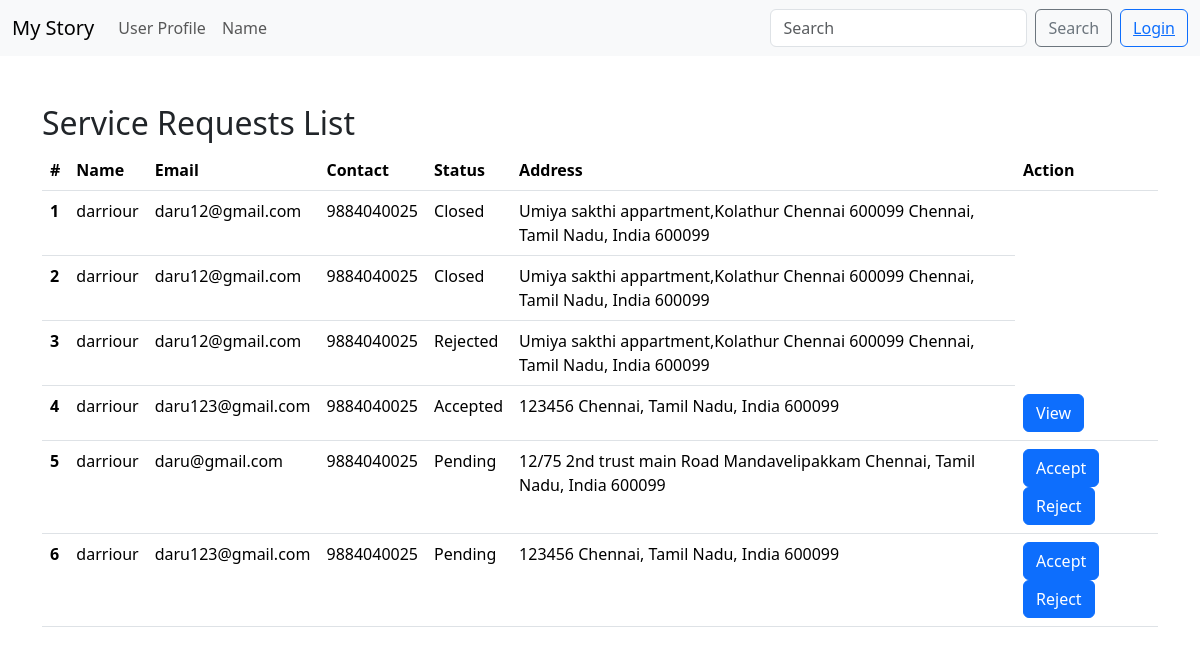
The page /show_requests (signed in) on the database its author committed.
### Main1.py (models this page shows, shortened)
class ServiceRequests(db.Model):
    id = db.Column(db.Integer, primary_key=True)
    customer_id = db.Column(db.Integer, db.ForeignKey('user.id'), nullable=False)
    professional_id = db.Column(db.Integer, db.ForeignKey('professional.id'), nullable=False)
    review_id = db.Column(db.Integer, db.ForeignKey('reviews.id'))
    description = db.Column(db.Text, nullable=False)
    status = db.Column(db.String(15), nullable=False, default='Pending')
    service_id = db.Column(db.Integer, db.ForeignKey('services.id'), nullable=False)
    closing_date = db.Column(db.DateTime)
    date_posted = db.Column(db.DateTime, nullable=False, default=func.now())

class User(UserMixin, db.Model):
    id = db.Column(db.Integer, primary_key=True)
    name = db.Column(db.String(40), nullable=False)
    password = db.Column(db.String(80), nullable=False)
    email = db.Column(db.String(20), nullable=False, unique=True)
    address = db.Column(db.Text, nullable=False)
    country = db.Column(db.String(20), nullable=False)
    state = db.Column(db.String(20), nullable=False)
    city = db.Column(db.String(20), nullable=False)
    pincode = db.Column(db.Integer, nullable=False)
    mobile = db.Column(db.String(15), nullable=False)
    role = db.Column(db.String(15), nullable=False)
    status = db.Column(db.String(15), nullable=False, default='Active')
    date_added = db.Column(db.DateTime, default=func.now())
    flagged_users = db.relationship('FlaggedUsers', backref='user', lazy=True,uselist=False, cascade="all, delete-orphan")
    professional = db.relationship('Professional', backref='user', lazy=True,uselist=False, cascade="all, delete-orphan")
    reviews = db.relationship('Reviews', backref='user', lazy=True, cascade="all, delete-orphan")
    service_requests = db.relationship('ServiceRequests', backref='user', lazy=True, cascade="all, delete-orphan")

### Main1.py (the view)
@app.route('/show_requests',methods=['GET','POST'])
def show_requests():
    if current_user.role=='Customer':
        return redirect(url_for('dashboard'))
    professional=Professional.query.filter_by(user_id=current_user.id).first()
    requests=ServiceRequests.query.filter_by(professional_id=professional.id).all()
    return render_template('show_servicerequests.html',requests=requests)

### Main1.py
class SearchForm(FlaskForm):
    searched=StringField("Searched",validators=[InputRequired()])
    search_type=StringField("Search Type",validators=[InputRequired()])
    submit=SubmitField("search")

### Main1.py (called while the page is built)
@login_manager.user_loader
def load_user(user_id):
    return User.query.get(int(user_id))

@app.context_processor
def base():
    form=SearchForm()
    return dict(form=form)  #dictonary

### templates/show_servicerequests.html (shortened to what this page needs)
{% extends 'base.html' %}
{% block content %}
<div>
    <div>
        <br><br>
            <h2>Service Requests List</h2>
            <table class="table">
                <thead>
                    <tr>
                        <th scope="col">#</th>
                        <th scope="col">Name</th>
                        <th scope="col">Email</th>
                        <th scope="col">Contact</th>
                        <th scope="col">Status</th>
                        <th scope="col">Address</th>
                        <th scope="col">Action</th>
                    </tr>
                </thead>
                <tbody>
                    {% for request in requests %}
                        <tr>
                            <th scope="row">{{ loop.index }}</th>
                            <td>{{ request.user.name }}</td>
                            <td>{{ request.user.email }}</td>
                            <td>{{ request.user.mobile }}</td>
                            <td>{{ request.status }}</td>
                            <td>{{ request.user.address }} {{request.user.city}} {{request.user.pincode}}</td>
                            {% if request.status == "Pending" %}
                            <td>
                                <a href="{{ url_for('accept_request', id=request.id) }}" class="btn btn-primary">Accept</a>
                                <a href="{{ url_for('reject_request', id=request.id) }}" class="btn btn-primary">Reject</a>
                            </td>
                            {% elif request.status == "Accepted" %}
                            <td>
                                <a href="{{ url_for('view_request', id=request.id) }}" class="btn btn-primary">View</a>
                            </td>
                            {% endif %}
                        </tr>
                    {% endfor %}
                </tbody>
            </table>
        </div>
</div>
{% endblock %}

### templates/base.html (shortened to what this page needs)
<!doctype html>
<html lang="en">
  <head>
    <link href="https://cdn.jsdelivr.net/npm/bootstrap@5.3.3/dist/css/bootstrap.min.css"
          rel="stylesheet"
>
    <link href="#" rel="stylesheet">
  </head>
  <body>
    {% include "navbar.html" %}
    <div class="container">
      {% block content %}
      {% endblock %}
    </div>
  </body>
</html>

### templates/navbar.html (shortened to what this page needs)
<nav class="navbar navbar-expand-lg bg-body-tertiary">
    <div class="container-fluid">
      <a class="navbar-brand" href="#">My Story</a>
      <div class="collapse navbar-collapse" id="navbarSupportedContent">
        <ul class="navbar-nav me-auto mb-2 mb-lg-0">
          <li class="nav-item">
            <a class="nav-link" href="#">User Profile</a>
          </li>
          <li class="nav-item">
            <a class="nav-link" href="#">Name</a>
          </li>
        </ul>
        <form class="d-flex" role="search">
          <input
            class="form-control me-2"
            type="search"
            placeholder="Search"
            aria-label="Search"
          />
          <button class="btn btn-outline-secondary me-2" type="submit">Search</button>
          <div>
          <button class="btn btn-outline-primary" type="submit" ><a  href="{{url_for('login')}}">Login</a></button>
          </div>
        </form>
      </div>
    </div>
  </nav>

### rows shown on the page
ServiceRequests: user.name "darriour", user.email "daru12@gmail.com", user.mobile "9884040025", status "Closed", user.address "Umiya sakthi appartment,Kolathur Chennai 600099", user.city "Chennai, Tamil Nadu, India", user.pincode "600099"
ServiceRequests: user.name "darriour", user.email "daru12@gmail.com", user.mobile "9884040025", status "Closed", user.address "Umiya sakthi appartment,Kolathur Chennai 600099", user.city "Chennai, Tamil Nadu, India", user.pincode "600099"
ServiceRequests: user.name "darriour", user.email "daru12@gmail.com", user.mobile "9884040025", status "Rejected", user.address "Umiya sakthi appartment,Kolathur Chennai 600099", user.city "Chennai, Tamil Nadu, India", user.pincode "600099"
ServiceRequests: user.name "darriour", user.email "daru123@gmail.com", user.mobile "9884040025", status "Accepted", user.address "123456", user.city "Chennai, Tamil Nadu, India", user.pincode "600099"
ServiceRequests: user.name "darriour", user.email "daru@gmail.com", user.mobile "9884040025", status "Pending", user.address "12/75 2nd trust main Road Mandavelipakkam", user.city "Chennai, Tamil Nadu, India", user.pincode "600099"
ServiceRequests: user.name "darriour", user.email "daru123@gmail.com", user.mobile "9884040025", status "Pending", user.address "123456", user.city "Chennai, Tamil Nadu, India", user.pincode "600099"
